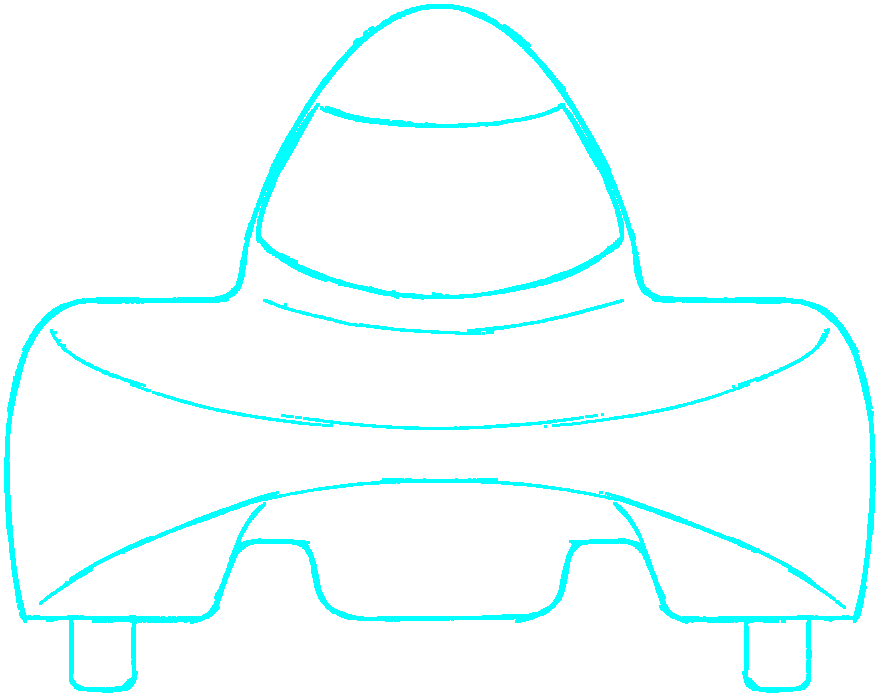
#> input picture android-app/app/src/main/assets/img/header-front.png, 880 x 697 px, given in place of hydro_1.png, which was not available
$ python fix_all_hydro.py
#> lines starting #> are read from the running program, lines starting #| are printed output that depends on the picture; after the words box and inside, x2 and y2 are one past the last pixel; in counts of white or black regions, pixels touching at a corner belong together; pictures that were not available may be replaced by others from this repository, and a replacement may not be noted
from PIL import Image, ImageFilter
import os

cyan = (6, 182, 212)
img_dir = r'c:\Users\ALI\Desktop\1.5 ADANA\telemetry-http\public\img'

def process_hydro(filename, out_filename, is_hydro4=False):
#> called with filename = 'hydro_1.png', out_filename = 'header-hydro-side.png', is_hydro4 = False
    src = Image.open(os.path.join(img_dir, filename)).convert('RGB')
    w, h = src.size
#> w = 880; h = 697
    px = src.load()

    # 1. Maske olustur
    mask = Image.new('L', (w, h), 0)
#> mask: PIL image 880x697 L; every value is 0
    mp = mask.load()

    for y in range(h):
        for x in range(w):
            r, g, b = px[x, y]
            if is_hydro4:
                # Hydro_4 (dama zemin vs gri cizgiler)
                avg = (r + g + b) // 3
                if avg < 190:
                    mp[x, y] = 255
                elif avg < 200:
                    mp[x, y] = 120
            else:
                # Digerleri (cyanimsi cizgiler siyah/beyaz zemin uzerinde veya alfa)
                # Orijinal hydro_1-3 beyaz/transparan uzerine cyan gibiydi
                diff_g = g - r
                diff_b = b - r
                if diff_g > 30 or diff_b > 30:
                    mp[x, y] = 255
                else:
                    avg = (r+g+b)//3
                    if avg < 200:
                        mp[x, y] = 200

    # Cizgileri daha belirgin yapmak icin kalinlastir (Dilate)
    # hydro_4 cok silik oldugu icin daha sert uygula
    dilation_size = 5 if is_hydro4 else 3
    mask = mask.filter(ImageFilter.MaxFilter(dilation_size))
#> mask: PIL image 880x697 L; values 200 (black) and 255 (white), 7.8% white; 3 white regions, box (x1, y1, x2, y2) and area: (3, 3, 877, 694) 40117, (49, 327, 831, 431) 5545, (262, 298, 625, 336) 2276
    # Sonra yumusat
    mask = mask.filter(ImageFilter.GaussianBlur(1.2 if is_hydro4 else 0.8))

    mp = mask.load()

    result = Image.new('RGBA', (w, h), (0, 0, 0, 0))
#> result: PIL image 880x697 RGBA; every value is 0
    rp = result.load()

    min_x, min_y, max_x, max_y = w, h, 0, 0
#> min_x = 880; min_y = 697; max_x = 0; max_y = 0
    margin = 50 if is_hydro4 else 0

    for y in range(h):
        for x in range(w):
            a = mp[x, y]
            if a > 20:
                # Tam cyan yap
                rp[x, y] = cyan + (a,)
                if margin <= x < w-margin and margin <= y < h-margin:
                    if x < min_x: min_x = x
                    if y < min_y: min_y = y
                    if x > max_x: max_x = x
                    if y > max_y: max_y = y
#> after the loop, max_x = 879; max_y = 696; min_x = 0; min_y = 0

    pad = 20
    if max_x > min_x:
        c = result.crop((max(0,min_x-pad), max(0,min_y-pad),
                          min(w,max_x+pad), min(h,max_y+pad)))
    else:
        c = result

    cw, ch = c.size
#> cw = 880; ch = 697

    # Referans boyuta gore uyarla
    ref_name = out_filename.replace('-hydro', '')
    ref = Image.open(os.path.join(img_dir, ref_name))
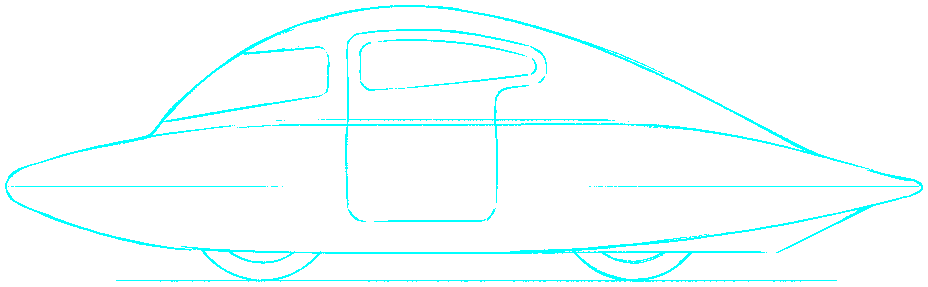
#> input picture android-app/app/src/main/assets/img/header-side.png, 928 x 287 px, found by its file name
#> ref is the input picture: PIL image 928x287 RGBA; mean R, G, B, A 0, 255, 255, 11.3
    rw, rh = ref.size
#> rw = 928; rh = 287
    ref.close()

    tw, th = int(rw * 1.4), int(rh * 1.4)
#> tw = 1299; th = 401
    scale = min(tw / cw, th / ch)
#> scale = 0.575
    nw, nh = int(cw * scale), int(ch * scale)
#> nw = 506; nh = 401
    c = c.resize((nw, nh), Image.LANCZOS)
#> c: PIL image 506x401 RGBA

    canvas = Image.new('RGBA', (tw, th), (0, 0, 0, 0))
#> canvas: PIL image 1299x401 RGBA; every value is 0
    ox, oy = (tw - nw) // 2, (th - nh) // 2
    canvas.paste(c, (ox, oy), c)
    canvas.save(os.path.join(img_dir, out_filename), 'PNG')
    print(f'{filename} -> {out_filename} islendi! Boyut: {tw}x{th}')
#| hydro_1.png -> header-hydro-side.png islendi! Boyut: 1299x401

process_hydro('hydro_1.png', 'header-hydro-side.png')
process_hydro('hydro_2.png', 'header-hydro-front.png')
#> call 2 of process_hydro, with filename = 'hydro_2.png', out_filename = 'header-hydro-front.png', is_hydro4 = False
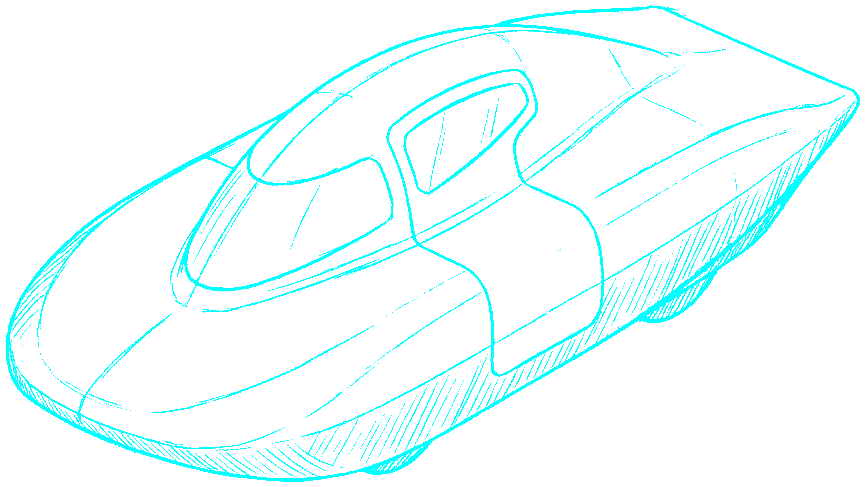
#> input picture android-app/app/src/main/assets/img/header-iso.png, 865 x 487 px, given in place of hydro_2.png, which was not available
#> in process_hydro (call 2), `src = Image.open(os.path.join(img_dir, filename)).convert('RGB')`:
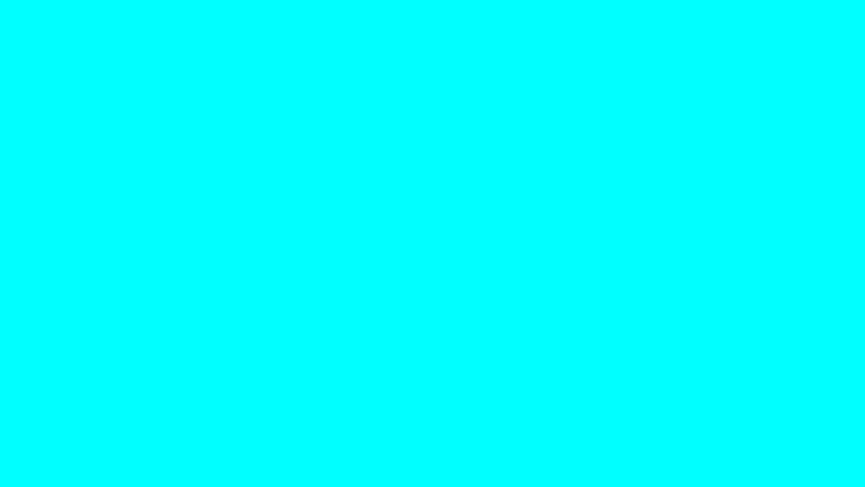
#> src: PIL image 865x487 RGB; mean R, G, B 0, 255, 255
#> in process_hydro (call 2), `mask = Image.new('L', (w, h), 0)`: mask: PIL image 865x487 L; every value is 0
#> in process_hydro (call 2), `mask = mask.filter(ImageFilter.MaxFilter(dilation_size))`: mask: PIL image 865x487 L; every value is 255
#> in process_hydro (call 2), `result = Image.new('RGBA', (w, h), (0, 0, 0, 0))`: result: PIL image 865x487 RGBA; every value is 0
#> after the loop in process_hydro (call 2), `for y in range(h):`: max_x = 864; max_y = 486; min_x = 0
#> in process_hydro, ref is the input picture: PIL image 880x697 RGBA; mean R, G, B, A 0, 13.8, 13.8, 13.8
#> in process_hydro (call 2), `canvas = Image.new('RGBA', (tw, th), (0, 0, 0, 0))`: canvas: PIL image 1232x975 RGBA; every value is 0
#| hydro_2.png -> header-hydro-front.png islendi! Boyut: 1232x975
process_hydro('hydro_3.png', 'header-hydro-iso.png')
#> call 3 of process_hydro, with filename = 'hydro_3.png', out_filename = 'header-hydro-iso.png', is_hydro4 = False
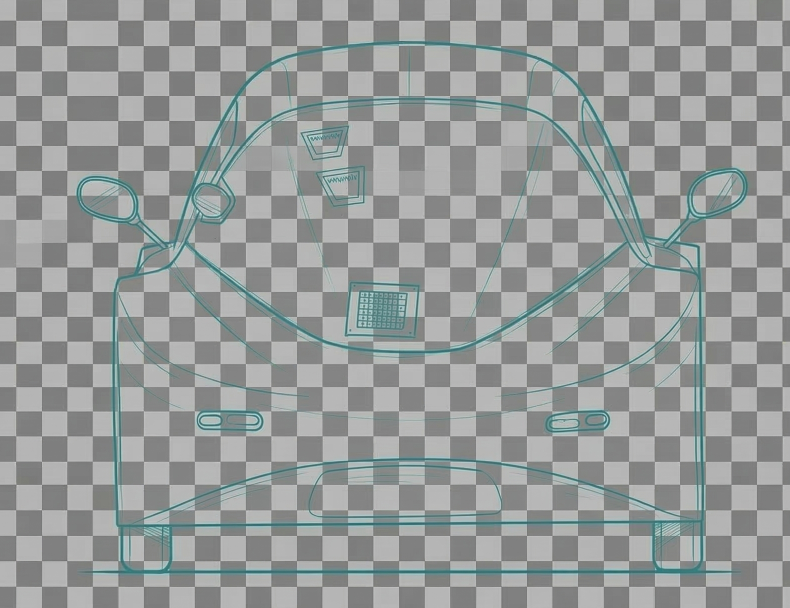
#> input picture android-app/app/src/main/assets/img/hydro_3.png, 1580 x 1216 px, found by its file name (shown at 1/2 size)
#> in process_hydro (call 3), `mask = Image.new('L', (w, h), 0)`: mask: PIL image 1580x1216 L; every value is 0
#> in process_hydro (call 3), `mask = mask.filter(ImageFilter.MaxFilter(dilation_size))`: mask: PIL image 1580x1216 L; values 200 (black) and 255 (white), 7.6% white; 91 white regions (30 under 20 px), largest, box (x1, y1, x2, y2) and area: (151, 81, 1497, 1151) 106616, (376, 913, 1331, 1026) 8039, (712, 579, 817, 661) 7381
#> in process_hydro (call 3), `mask = mask.filter(ImageFilter.GaussianBlur(1.2 if is_hydro4 else 0.8))`:
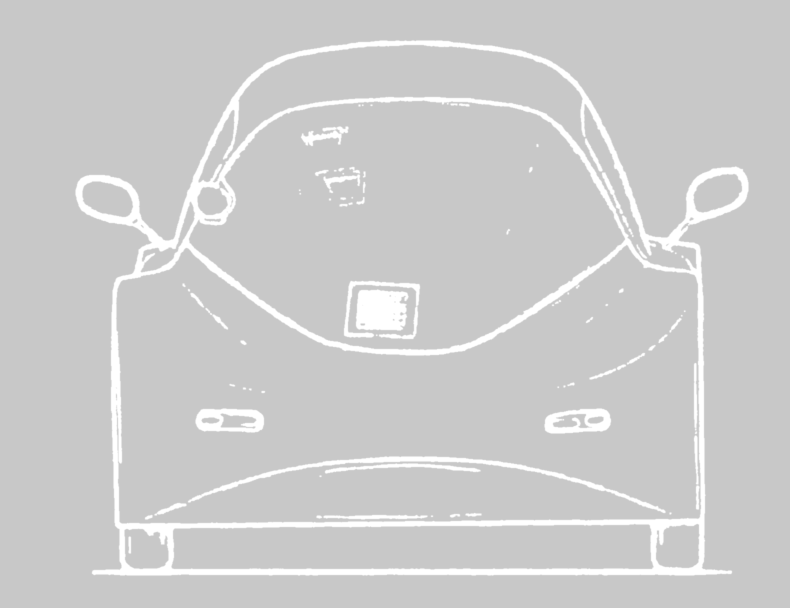
#> mask: PIL image 1580x1216 L (shown at 1/2 size); min 200, max 255, mean 204.2
#> in process_hydro (call 3), `result = Image.new('RGBA', (w, h), (0, 0, 0, 0))`: result: PIL image 1580x1216 RGBA; every value is 0
#> after the loop in process_hydro (call 3), `for y in range(h):`: max_x = 1579; max_y = 1215; min_x = 0
#> in process_hydro, ref is the input picture: PIL image 865x487 RGBA; mean R, G, B, A 0, 255, 255, 16.3
#> in process_hydro (call 3), `canvas = Image.new('RGBA', (tw, th), (0, 0, 0, 0))`: canvas: PIL image 1211x681 RGBA; every value is 0
#> in process_hydro (call 3), `canvas.paste(c, (ox, oy), c)`:
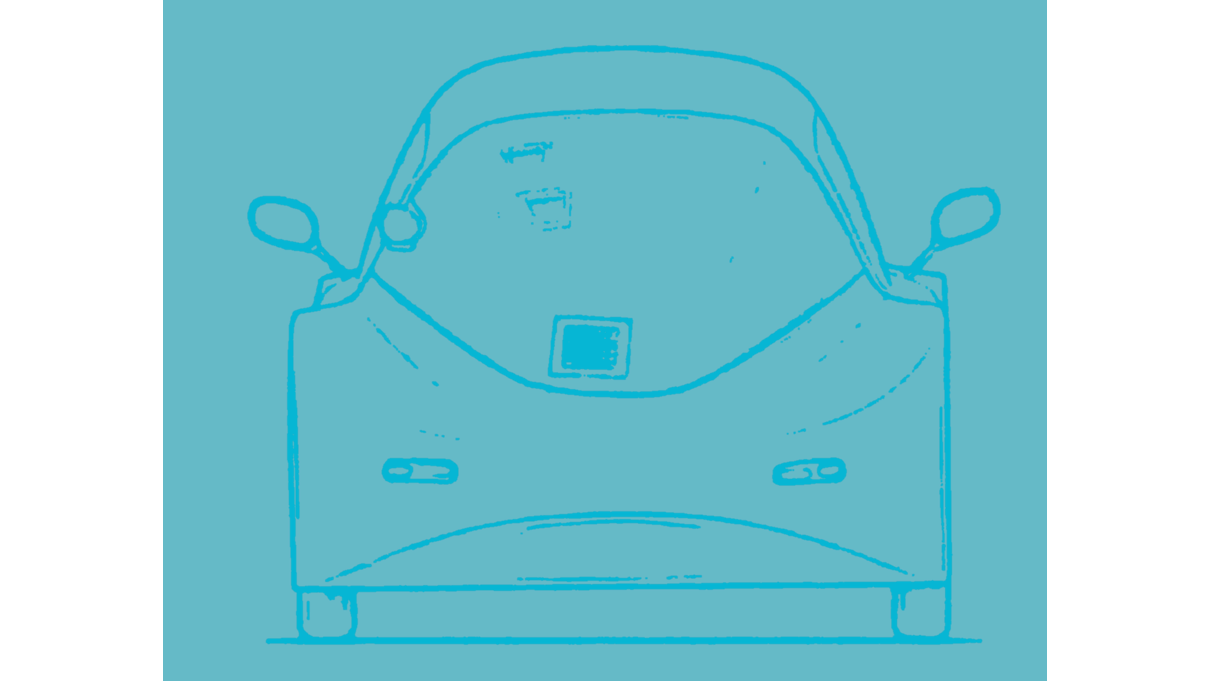
#> canvas: PIL image 1211x681 RGBA; mean R, G, B, A 3.7, 106.5, 123.1, 120; transparent parts drawn white
#| hydro_3.png -> header-hydro-iso.png islendi! Boyut: 1211x681
process_hydro('hydro_4.png', 'header-hydro-top.png', is_hydro4=True)
#> call 4 of process_hydro, with filename = 'hydro_4.png', out_filename = 'header-hydro-top.png', is_hydro4 = True
#> after the loop in process_hydro (call 4), `for y in range(h):`: max_x = 814; max_y = 436; min_x = 50
#> in process_hydro (call 4), `c = result.crop((max(0,min_x-pad), max(0,min_y-pad), min(w,max_x+pad),..`:
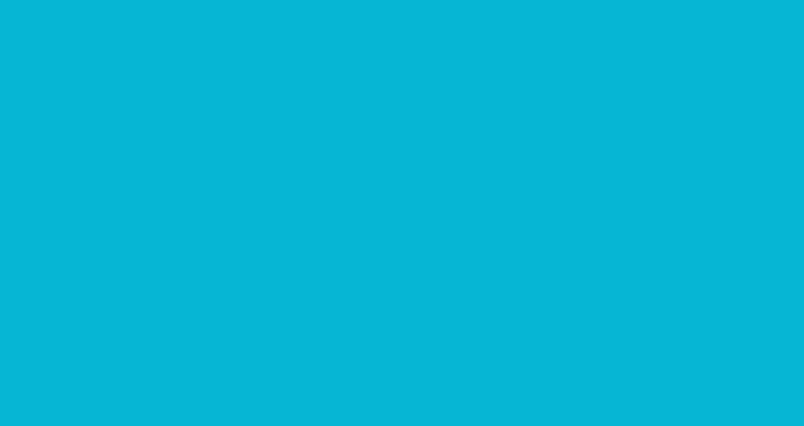
#> c: PIL image 804x426 RGBA; mean R, G, B, A 6, 182, 212, 255
#> (the run stopped early here; a loop or call above may not have finished)
